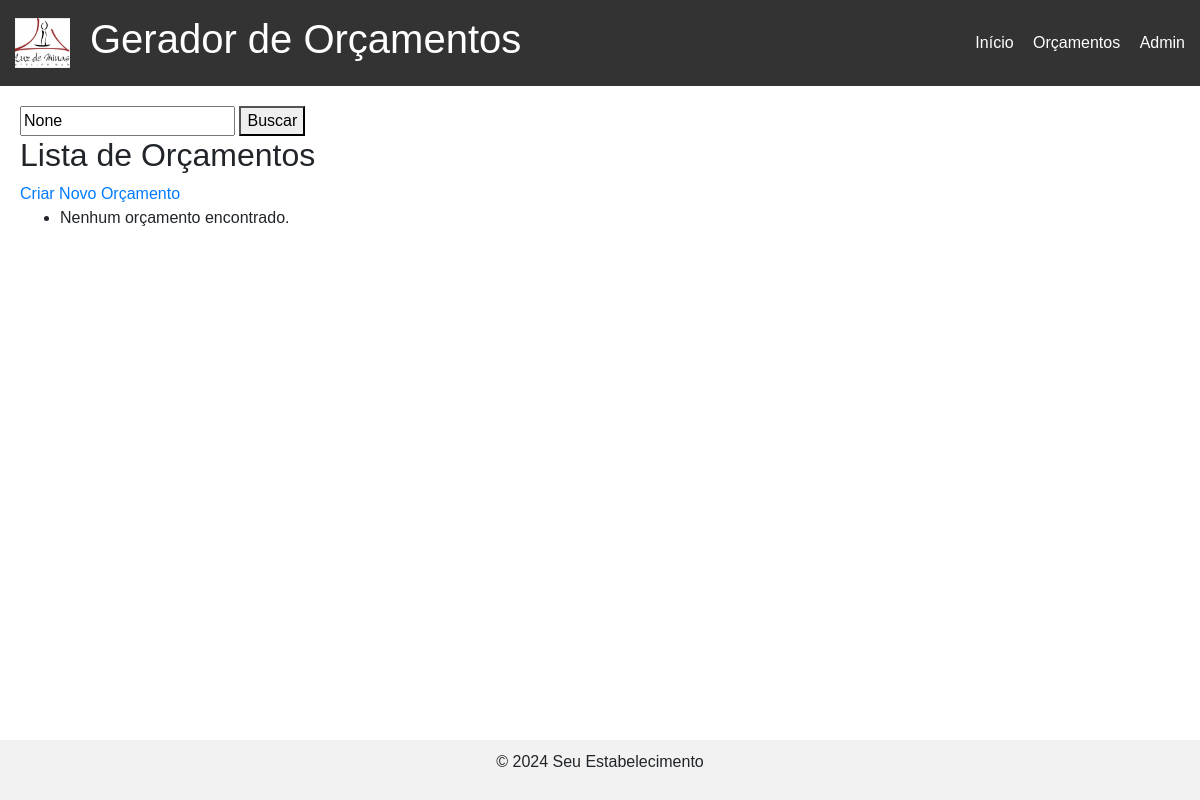
The app's page /orcamentos/ (signed in), older data.
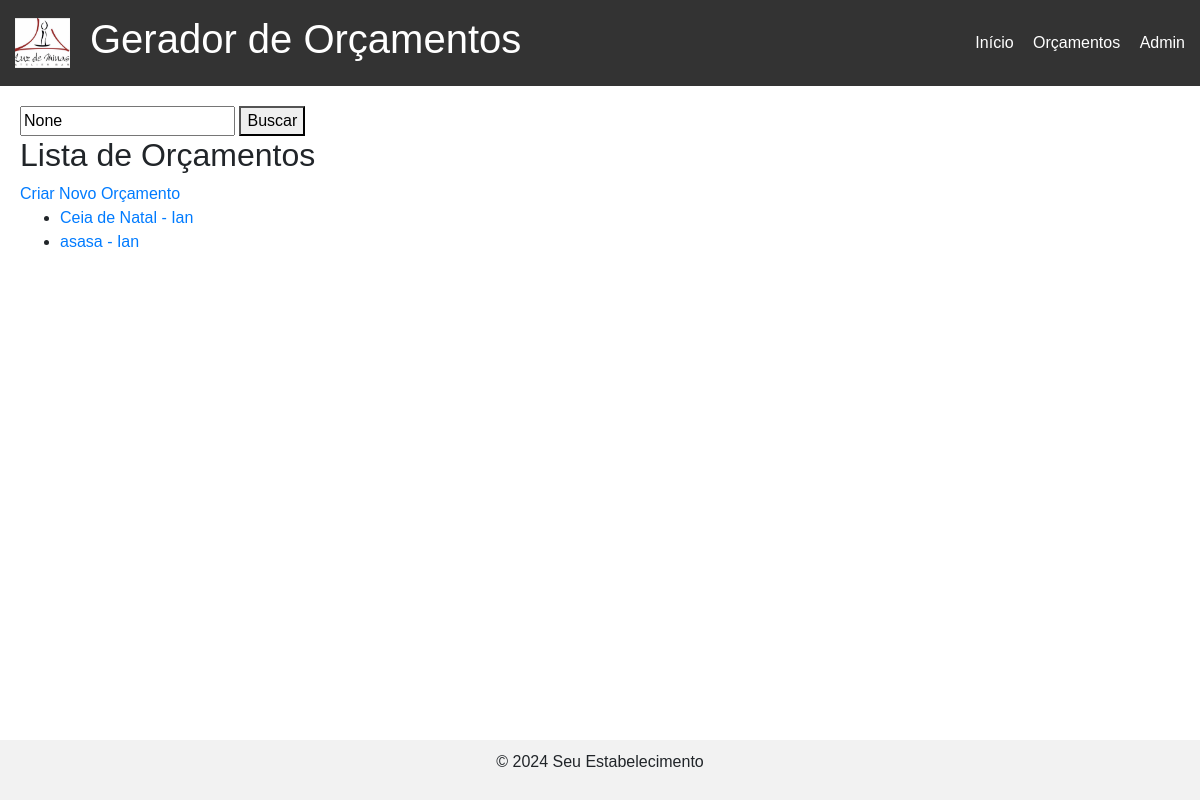
The same page, newer data.
### orcamentos/models.py (models this page shows, shortened)
class Orcamento(models.Model):
    cliente = models.ForeignKey(Cliente, on_delete=models.CASCADE)
    data_criacao = models.DateTimeField(auto_now_add=True)
    titulo = models.CharField(max_length=200)
    produtos_servicos = models.ManyToManyField(ProdutoServico, through="OrcamentoItem")

class Cliente(models.Model):
    nome = models.CharField(max_length=100)
    email = models.EmailField()
    telefone = models.CharField(max_length=20)
    endereco = models.TextField()

### orcamentos/views.py (the view)
# urls.py: path("orcamentos/", views.lista_orcamentos, name="lista_orcamentos"),
@login_required
def lista_orcamentos(request):
    query = request.GET.get("q")
    if query:
        orcamentos = Orcamento.objects.filter(
            Q(titulo__icontains=query) | Q(cliente__nome__icontains=query)
        )
    else:
        orcamentos = Orcamento.objects.all()
    return render(
        request,
        "orcamentos/lista_orcamentos.html",
        {"orcamentos": orcamentos, "query": query},
    )

### orcamentos/templates/orcamentos/lista_orcamentos.html
{% extends 'orcamentos/base.html' %}
{% block content %}
<form method="get">
    <input type="text" name="q" placeholder="Buscar orçamentos..." value="{{ query }}">
    <button type="submit">Buscar</button>
</form>
    <h2>Lista de Orçamentos</h2>
    <a href="{% url 'orcamentos:criar_orcamento' %}">Criar Novo Orçamento</a>
    <ul>
        {% for orcamento in orcamentos %}
            <li>
                <a href="{% url 'orcamentos:detalhe_orcamento' orcamento.id %}">
                    {{ orcamento.titulo }} - {{ orcamento.cliente.nome }}
                </a>
            </li>
        {% empty %}
            <li>Nenhum orçamento encontrado.</li>
        {% endfor %}
    </ul>
{% endblock %}

### orcamentos/templates/orcamentos/base.html (shortened to what this page needs)
<!DOCTYPE html>
<html lang="pt-br">
{% load static %}
<head>
    <link rel="stylesheet" href="https://stackpath.bootstrapcdn.com/bootstrap/4.5.2/css/bootstrap.min.css">
    <link rel="stylesheet" href="{% static 'orcamentos/css/styles.css' %}">
</head>
<body>
    <header>
        <img src="{% static 'orcamentos/images/logo.png' %}" alt="Logo">
        <h1>Gerador de Orçamentos</h1>
        <nav>
            <a href="{% url 'orcamentos:index' %}">Início</a>
            <a href="{% url 'orcamentos:lista_orcamentos' %}">Orçamentos</a>
            <a href="{% url 'admin:index' %}">Admin</a>
        </nav>
    </header>
    <main>
        {% block content %}
        {% endblock %}
    </main>
    <footer>
        <p>&copy; 2024 Seu Estabelecimento</p>
    </footer>
</body>
</html>

### orcamentos/static/orcamentos/css/styles.css (style rules this page uses)
body { font-family: Arial, sans-serif; margin: 0; padding: 0; }
header { background-color: #333; color: #fff; padding: 15px; display: flex; align-items: center; }
header img { height: 50px; margin-right: 20px; }
header h1 { flex-grow: 1; }
nav a { color: #fff; margin-left: 15px; text-decoration: none; }
main { padding: 20px; }
footer { background-color: #f2f2f2; text-align: center; padding: 10px; position: fixed; width: 100%; bottom: 0; }

Row changes from the older to the newer data that the page shows:
added Orcamento: titulo "Ceia de Natal", cliente.nome "Ian"
added Orcamento: titulo "asasa", cliente.nome "Ian"
Text that changed along with them:
text no longer shown: "Nenhum orçamento encontrado."
